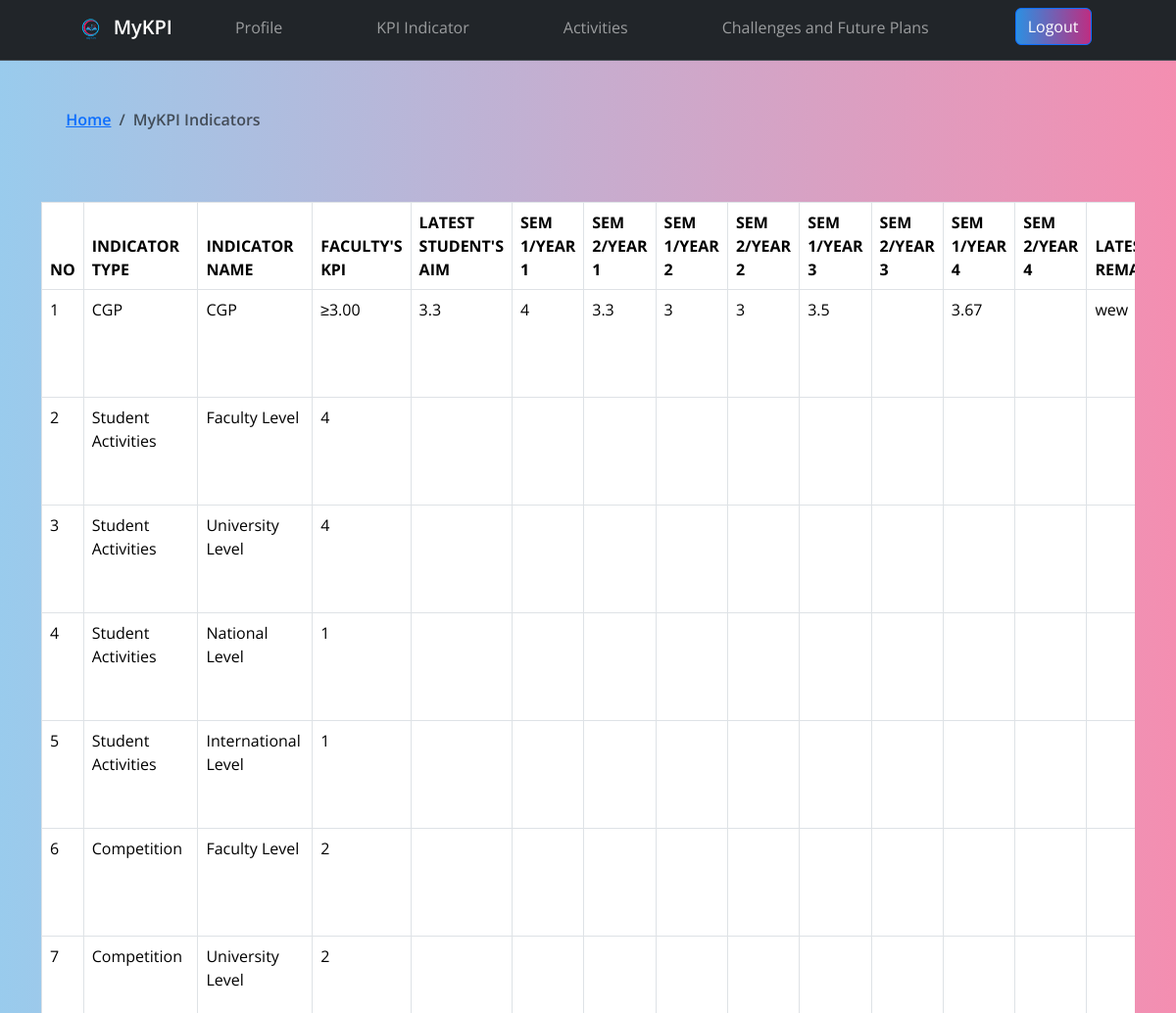
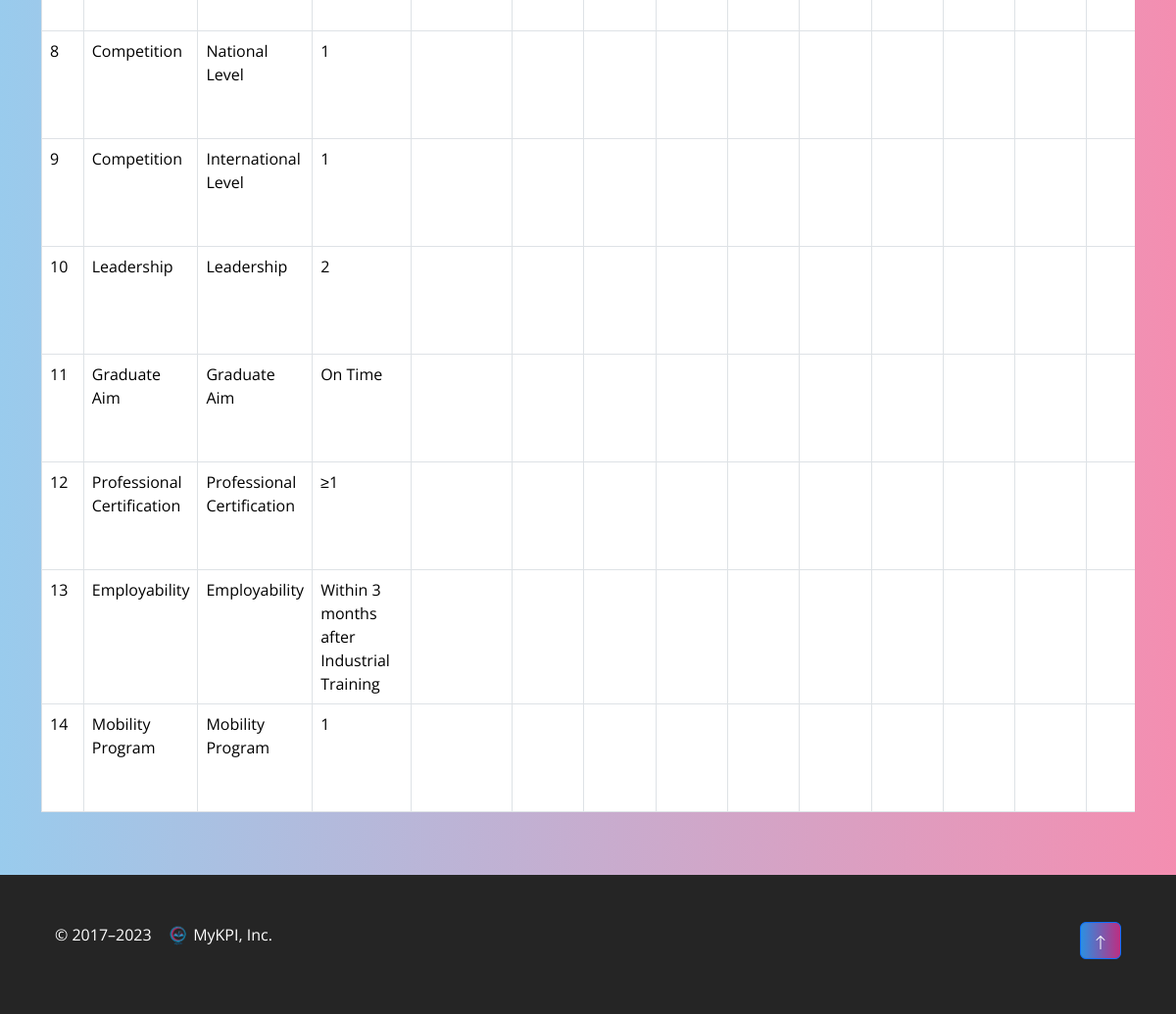
Page /mykpi.php (signed in) on the committed database (2 pictures, top to bottom).
### tables this page shows
CREATE TABLE `kpi_indicators` (
  `kpi_id` int(11) NOT NULL,
  `indicator_name` varchar(255) NOT NULL,
  `indicator_type` varchar(255) NOT NULL,
  `faculty_kpi` varchar(255) DEFAULT NULL
);

CREATE TABLE `kpi_values` (
  `kpi_value_id` int(11) NOT NULL,
  `userID` int(11) DEFAULT NULL,
  `kpi_id` int(11) DEFAULT NULL,
  `semester` int(50) DEFAULT NULL,
  `year` int(50) DEFAULT NULL,
  `student_aim` varchar(255) DEFAULT NULL,
  `value` varchar(255) DEFAULT NULL,
  `remark` varchar(255) DEFAULT NULL,
  `createdDate` timestamp NOT NULL DEFAULT current_timestamp() ON UPDATE current_timestamp()
);

### mykpi.php (the view, shortened to what this page needs)
<?php
include("config.php");
$userId = mysqli_real_escape_string($conn, $_SESSION['UID']);
$query = "SELECT kpi_values.*, kpi_indicators.indicator_name, kpi_indicators.indicator_type, kpi_indicators.faculty_kpi
          FROM kpi_indicators
          LEFT JOIN kpi_values ON kpi_indicators.kpi_id = kpi_values.kpi_id
          AND kpi_values.userID = $userId
          ORDER BY
            CASE kpi_indicators.indicator_type
                WHEN 'CGP' THEN 1
                WHEN 'Student Activities' THEN 2
                WHEN 'Competition' THEN 3
                WHEN 'Leadership' THEN 4
                WHEN 'Graduate Aim' THEN 5
                WHEN 'Professional Certification' THEN 6
                WHEN 'Employability' THEN 7
                WHEN 'Mobility Program' THEN 8
                ELSE 9
            END,
            CASE kpi_indicators.indicator_name
                WHEN 'Faculty Level' THEN 1
                WHEN 'University Level' THEN 2
                WHEN 'National Level' THEN 3
                WHEN 'International Level' THEN 4
                ELSE 5
            END,
            kpi_values.kpi_value_id ASC";
$result = mysqli_query($conn, $query);
$currentIndicatorType = '';
$currentIndicatorName = '';
$currentRow = null;
$counter = 1;
$content = '';
$content .= '
  <div class="container mt-4">
    <div class="table-responsive">
      <table class="table table-bordered table-hover">
        <thead class="thead-dark">
          <tr>
            <th scope="col">NO</th>
            <th scope="col">INDICATOR TYPE</th>
            <th scope="col">INDICATOR NAME</th>
            <th scope="col">FACULTY\'S KPI</th>
            <th scope="col">LATEST STUDENT\'S AIM</th>
            <th scope="col">SEM 1/YEAR 1</th>
            <th scope="col">SEM 2/YEAR 1</th>
            <th scope="col">SEM 1/YEAR 2</th>
            <th scope="col">SEM 2/YEAR 2</th>
            <th scope="col">SEM 1/YEAR 3</th>
            <th scope="col">SEM 2/YEAR 3</th>
            <th scope="col">SEM 1/YEAR 4</th>
            <th scope="col">SEM 2/YEAR 4</th>
            <th scope="col">LATEST REMARK</th>
            <th scope="col">ACTIONS</th>
          </tr>
        </thead>
        <tbody>';
while ($row = mysqli_fetch_assoc($result)) {
    if ($row['indicator_type'] !== $currentIndicatorType || $row['indicator_name'] !== $currentIndicatorName) {
        if ($currentRow !== null) {
            $content .= formatTableRow($currentRow, $counter);
            $counter++;
        }
        $currentIndicatorType = $row['indicator_type'];
        $currentIndicatorName = $row['indicator_name'];
        $currentRow = [
            'indicator_type' => $row['indicator_type'],
            'indicator_name' => $row['indicator_name'],
            'faculty_kpi' => $row['faculty_kpi'],
            'student_aim' => $row['student_aim'],
            'latest_remark' => $row['remark'],
            'sem1_year1' => '',
            'sem2_year1' => '',
            'sem1_year2' => '',
            'sem2_year2' => '',
            'sem1_year3' => '',
            'sem2_year3' => '',
            'sem1_year4' => '',
            'sem2_year4' => '',
            'kpi_value_id' => $row['kpi_value_id']
        ];
    } else {
        $currentRow['student_aim'] = $row['student_aim'];
        $currentRow['latest_remark'] = $row['remark'];
    }
    $currentRow['sem' . $row['semester'] . '_year' . $row['year']] = $row['value'];
}
if ($currentRow !== null) {
    $content .= formatTableRow($currentRow, $counter);
}
$content .= '</tbody></table></div></div>';
include 'template.php';
function formatTableRow($row, $counter) {
    return "
    <tr>
      <td>$counter</td>
      <td>{$row['indicator_type']}</td>
      <td>{$row['indicator_name']}</td>
      <td>{$row['faculty_kpi']}</td>
      <td>{$row['student_aim']}</td>
      <td>{$row['sem1_year1']}</td>
      <td>{$row['sem2_year1']}</td>
      <td>{$row['sem1_year2']}</td>
      <td>{$row['sem2_year2']}</td>
      <td>{$row['sem1_year3']}</td>
      <td>{$row['sem2_year3']}</td>
      <td>{$row['sem1_year4']}</td>
      <td>{$row['sem2_year4']}</td>
      <td>{$row['latest_remark']}</td>
      <td>
        <a href='create_mykpi.php' class='btn btn-success btn-sm'>Create</a>
        <a href='select_mykpi.php?id={$row['kpi_value_id']}' class='btn btn-warning btn-sm'>Edit</a>
        <a href='select_mykpi.php?id={$row['kpi_value_id']}' class='btn btn-danger btn-sm'>Delete</a>
      </td>
    </tr>";
}
?>

### css/style.css (style rules this page uses)
body, footer { font-family: 'Open Sans', sans-serif !important; }

### rows in the picture
kpi_indicators: counter "1", sem1_year2 "3", sem2_year2 "3", sem1_year3 "3.5", indicator_type "Student Activities", indicator_name "Faculty Level", faculty_kpi "4"
kpi_indicators: indicator_type "CGP", indicator_name "CGP", faculty_kpi "≥3.00"
kpi_values: student_aim "3.3", year "4", value "3.67", remark "wew"
kpi_indicators: counter "2", indicator_type "Student Activities", indicator_name "University Level", faculty_kpi "4"
kpi_indicators: counter "3", indicator_type "Student Activities", indicator_name "National Level", faculty_kpi "1"
kpi_indicators: counter "4", indicator_type "Student Activities", indicator_name "International Level", faculty_kpi "1"
kpi_indicators: counter "5", indicator_type "Competition", indicator_name "Faculty Level", faculty_kpi "2"
kpi_indicators: counter "6", indicator_type "Competition", indicator_name "University Level", faculty_kpi "2"
kpi_indicators: counter "7", indicator_type "Competition", indicator_name "National Level", faculty_kpi "1"
kpi_indicators: counter "8", indicator_type "Competition", indicator_name "International Level", faculty_kpi "1"
kpi_indicators: counter "9", indicator_type "Leadership", indicator_name "Leadership", faculty_kpi "2"
kpi_indicators: counter "10", indicator_type "Graduate Aim", indicator_name "Graduate Aim", faculty_kpi "On Time"
kpi_indicators: counter "11", indicator_type "Professional Certification", indicator_name "Professional Certification", faculty_kpi "≥1"
kpi_indicators: counter "12", indicator_type "Employability", indicator_name "Employability", faculty_kpi "Within 3 months after Industrial Training"
kpi_indicators: counter "13", indicator_type "Mobility Program", indicator_name "Mobility Program", faculty_kpi "1"

### other values in the picture
$pageTitle "MyKPI Indicators"
$counter "14"
